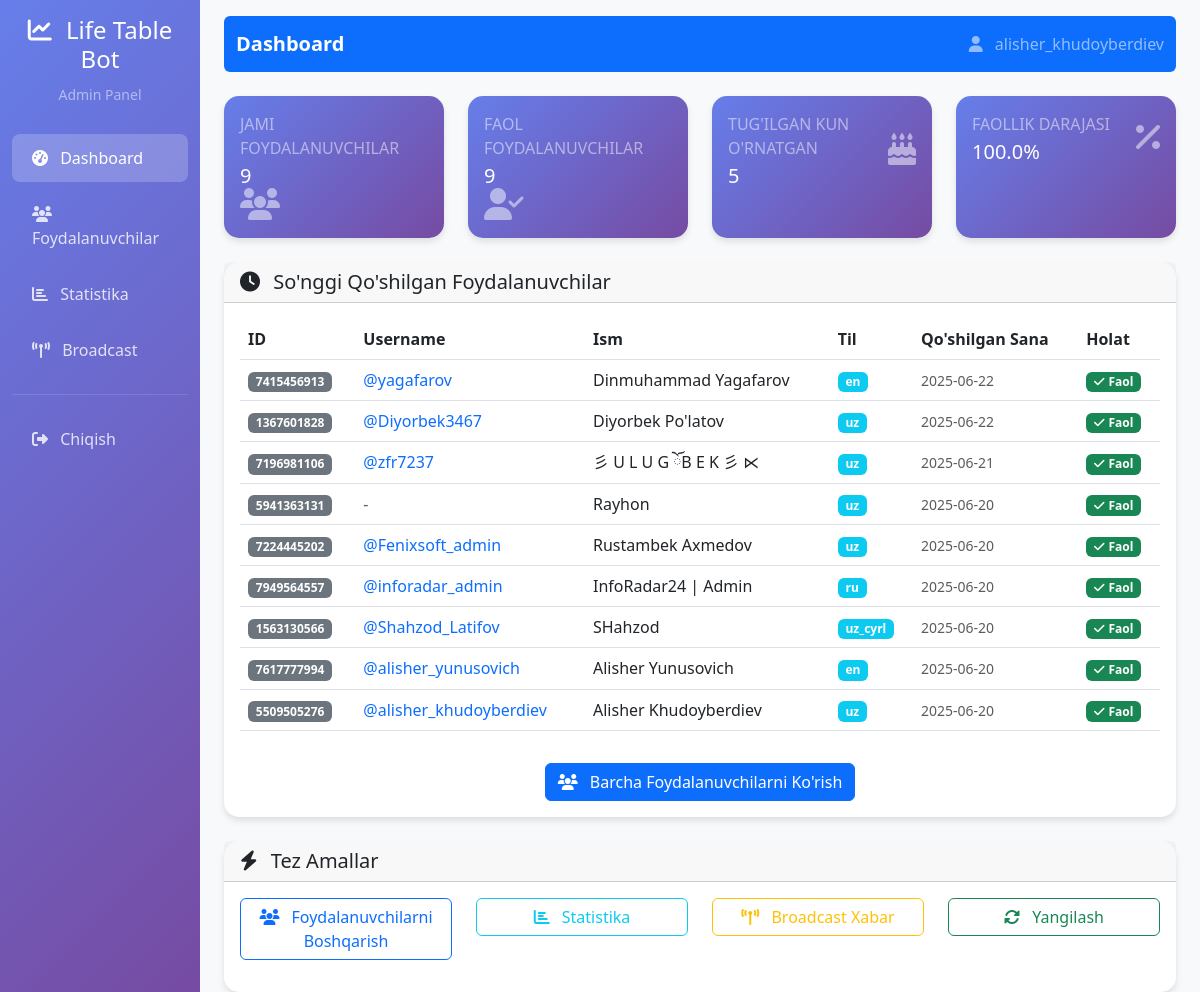
The page / (signed in) on the database its author committed.
### src/database/models.py (models this page shows)
class User(Base):
    __tablename__ = 'users'
    id = Column(Integer, primary_key=True)
    telegram_id = Column(Integer, unique=True, nullable=False)
    username = Column(String(100), nullable=True)
    first_name = Column(String(100), nullable=True)
    last_name = Column(String(100), nullable=True)
    language = Column(String(10), default='uz')
    join_date = Column(DateTime, default=datetime.utcnow)
    birthday = Column(DateTime, nullable=True)
    is_active = Column(Boolean, default=True)
    created_at = Column(DateTime, default=datetime.utcnow)
    updated_at = Column(DateTime, default=datetime.utcnow, onupdate=datetime.utcnow)

### web_admin/app.py (the view)
@app.route('/')
@login_required
def dashboard():
    conn = get_bot_db()
    cursor = conn.cursor()
    cursor.execute("SELECT COUNT(*) as total FROM users")
    total_users = cursor.fetchone()['total']
    cursor.execute("SELECT COUNT(*) as active FROM users WHERE is_active = 1")
    active_users = cursor.fetchone()['active']
    cursor.execute("SELECT COUNT(*) as with_birthday FROM users WHERE birthday IS NOT NULL")
    users_with_birthday = cursor.fetchone()['with_birthday']
    cursor.execute("""
        SELECT telegram_id, username, first_name, last_name, language, join_date, is_active
        FROM users
        ORDER BY join_date DESC
        LIMIT 10
    """)
    recent_users = cursor.fetchall()
    for user in recent_users:
        user = dict(user)
        user['join_date'] = parse_date(user['join_date'])
    cursor.execute("""
        SELECT command_name, SUM(usage_count) as total_usage
        FROM command_usage
        GROUP BY command_name
        ORDER BY total_usage DESC
        LIMIT 10
    """)
    command_stats = cursor.fetchall()
    cursor.execute("""
        SELECT language, COUNT(*) as count
        FROM users
        GROUP BY language
        ORDER BY count DESC
    """)
    language_stats = cursor.fetchall()
    conn.close()
    return render_template('dashboard.html',
                         total_users=total_users,
                         active_users=active_users,
                         users_with_birthday=users_with_birthday,
                         recent_users=recent_users,
                         command_stats=command_stats,
                         language_stats=language_stats)

### web_admin/app.py (called while the page is built)
def login_required(f):
    @wraps(f)
    def decorated_function(*args, **kwargs):
        if 'admin_logged_in' not in session:
            return redirect(url_for('login'))
        return f(*args, **kwargs)
    return decorated_function

def get_bot_db():
    db_path = os.path.join(os.path.dirname(app.root_path), '..', 'bot_database.db')
    conn = sqlite3.connect(db_path)
    conn.row_factory = sqlite3.Row
    return conn

def parse_date(date_str):
    if not date_str: return None
    try:
        return datetime.fromisoformat(str(date_str).replace('Z', '+00:00'))
    except: return None

### web_admin/templates/dashboard.html (shortened to what this page needs)
{% extends "base.html" %}
{% block page_title %}Dashboard{% endblock %}
{% block content %}
<div class="row">
    <div class="col-xl-3 col-md-6 mb-4">
        <div class="card stat-card h-100">
            <div class="card-body">
                <div class="row align-items-center">
                    <div class="col">
                        <div class="text-white-50 text-uppercase mb-1">Jami Foydalanuvchilar</div>
                        <div class="h5 mb-0 text-white">{{ total_users }}</div>
                    </div>
                    <div class="col-auto">
                        <i class="fas fa-users fa-2x text-white-50"></i>
                    </div>
                </div>
            </div>
        </div>
    </div>
    <div class="col-xl-3 col-md-6 mb-4">
        <div class="card stat-card h-100">
            <div class="card-body">
                <div class="row align-items-center">
                    <div class="col">
                        <div class="text-white-50 text-uppercase mb-1">Faol Foydalanuvchilar</div>
                        <div class="h5 mb-0 text-white">{{ active_users }}</div>
                    </div>
                    <div class="col-auto">
                        <i class="fas fa-user-check fa-2x text-white-50"></i>
                    </div>
                </div>
            </div>
        </div>
    </div>
    <div class="col-xl-3 col-md-6 mb-4">
        <div class="card stat-card h-100">
            <div class="card-body">
                <div class="row align-items-center">
                    <div class="col">
                        <div class="text-white-50 text-uppercase mb-1">Tug'ilgan Kun O'rnatgan</div>
                        <div class="h5 mb-0 text-white">{{ users_with_birthday }}</div>
                    </div>
                    <div class="col-auto">
                        <i class="fas fa-birthday-cake fa-2x text-white-50"></i>
                    </div>
                </div>
            </div>
        </div>
    </div>
    <div class="col-xl-3 col-md-6 mb-4">
        <div class="card stat-card h-100">
            <div class="card-body">
                <div class="row align-items-center">
                    <div class="col">
                        <div class="text-white-50 text-uppercase mb-1">Faollik Darajasi</div>
                        <div class="h5 mb-0 text-white">
                            {% if total_users > 0 %}
                                {{ "%.1f"|format((active_users / total_users) * 100) }}%
                            {% else %}
                                0%
                            {% endif %}
                        </div>
                    </div>
                    <div class="col-auto">
                        <i class="fas fa-percentage fa-2x text-white-50"></i>
                    </div>
                </div>
            </div>
        </div>
    </div>
</div>
<div class="row">
    <div class="col-12">
        <div class="card">
            <div class="card-header">
                <h5 class="card-title mb-0">
                    <i class="fas fa-clock me-2"></i>
                    So'nggi Qo'shilgan Foydalanuvchilar
                </h5>
            </div>
            <div class="card-body">
                <div class="table-responsive">
                    <table class="table table-hover">
                        <thead>
                            <tr>
                                <th>ID</th>
                                <th>Username</th>
                                <th>Ism</th>
                                <th>Til</th>
                                <th>Qo'shilgan Sana</th>
                                <th>Holat</th>
                            </tr>
                        </thead>
                        <tbody>
                            {% for user in recent_users %}
                            <tr>
                                <td>
                                    <span class="badge bg-secondary">{{ user.telegram_id }}</span>
                                </td>
                                <td>
                                    {% if user.username %}
                                        <a href="https://t.me/{{ user.username }}" target="_blank" class="text-decoration-none">
                                            @{{ user.username }}
                                        </a>
                                    {% else %}
                                        <span class="text-muted">-</span>
                                    {% endif %}
                                </td>
                                <td>
                                    {% if user.first_name %}
                                        {{ user.first_name }}
                                        {% if user.last_name %}
                                            {{ user.last_name }}
                                        {% endif %}
                                    {% else %}
                                        <span class="text-muted">-</span>
                                    {% endif %}
                                </td>
                                <td>
                                    <span class="badge bg-info">{{ user.language }}</span>
                                </td>
                                <td>
                                    <small class="text-muted">
                                        {% if user.join_date %}
                                            {% if user.join_date is string %}
                                                {{ user.join_date[:10] if user.join_date else '-' }}
                                            {% else %}
                                                {{ user.join_date.strftime('%d.%m.%Y %H:%M') if user.join_date else '-' }}
                                            {% endif %}
                                        {% else %}
                                            -
                                        {% endif %}
                                    </small>
                                </td>
                                <td>
                                    {% if user.is_active %}
                                        <span class="badge bg-success">
                                            <i class="fas fa-check me-1"></i>Faol
                                        </span>
                                    {% else %}
                                        <span class="badge bg-danger">
                                            <i class="fas fa-times me-1"></i>Faol emas
                                        </span>
                                    {% endif %}
                                </td>
                            </tr>
                            {% endfor %}
                        </tbody>
                    </table>
                </div>
                <div class="text-center mt-3">
                    <a href="{{ url_for('users') }}" class="btn btn-primary">
                        <i class="fas fa-users me-2"></i>
                        Barcha Foydalanuvchilarni Ko'rish
                    </a>
                </div>
            </div>
        </div>
    </div>
</div>
<div class="row mt-4">
    <div class="col-12">
        <div class="card">
            <div class="card-header">
                <h5 class="card-title mb-0">
                    <i class="fas fa-bolt me-2"></i>
                    Tez Amallar
                </h5>
            </div>
            <div class="card-body">
                <div class="row">
                    <div class="col-md-3 mb-3">
                        <a href="{{ url_for('users') }}" class="btn btn-outline-primary w-100">
                            <i class="fas fa-users me-2"></i>
                            Foydalanuvchilarni Boshqarish
                        </a>
                    </div>
                    <div class="col-md-3 mb-3">
                        <a href="{{ url_for('statistics') }}" class="btn btn-outline-info w-100">
                            <i class="fas fa-chart-bar me-2"></i>
                            Statistika
                        </a>
                    </div>
                    <div class="col-md-3 mb-3">
                        <a href="{{ url_for('broadcast') }}" class="btn btn-outline-warning w-100">
                            <i class="fas fa-broadcast-tower me-2"></i>
                            Broadcast Xabar
                        </a>
                    </div>
                    <div class="col-md-3 mb-3">
                        <button class="btn btn-outline-success w-100" onclick="refreshStats()">
                            <i class="fas fa-sync-alt me-2"></i>
                            Yangilash
                        </button>
                    </div>
                </div>
            </div>
        </div>
    </div>
</div>
{% endblock %}

### web_admin/templates/base.html (shortened to what this page needs)
<!DOCTYPE html>
<html lang="uz">
<head>
    <link href="https://cdn.jsdelivr.net/npm/bootstrap@5.3.0/dist/css/bootstrap.min.css" rel="stylesheet">
    <link href="https://cdnjs.cloudflare.com/ajax/libs/font-awesome/6.4.0/css/all.min.css" rel="stylesheet">
</head>
<body>
    <div class="container-fluid">
        <div class="row">
            <nav class="col-md-3 col-lg-2 d-md-block sidebar collapse">
                <div class="position-sticky pt-3">
                    <div class="text-center mb-4">
                        <h4 class="text-white">
                            <i class="fas fa-chart-line me-2"></i>
                            Life Table Bot
                        </h4>
                        <small class="text-white-50">Admin Panel</small>
                    </div>
                    <ul class="nav flex-column">
                        <li class="nav-item">
                            <a class="nav-link {% if request.endpoint == 'dashboard' %}active{% endif %}" href="{{ url_for('dashboard') }}">
                                <i class="fas fa-tachometer-alt me-2"></i>
                                Dashboard
                            </a>
                        </li>
                        <li class="nav-item">
                            <a class="nav-link {% if request.endpoint == 'users' %}active{% endif %}" href="{{ url_for('users') }}">
                                <i class="fas fa-users me-2"></i>
                                Foydalanuvchilar
                            </a>
                        </li>
                        <li class="nav-item">
                            <a class="nav-link {% if request.endpoint == 'statistics' %}active{% endif %}" href="{{ url_for('statistics') }}">
                                <i class="fas fa-chart-bar me-2"></i>
                                Statistika
                            </a>
                        </li>
                        <li class="nav-item">
                            <a class="nav-link {% if request.endpoint == 'broadcast' %}active{% endif %}" href="{{ url_for('broadcast') }}">
                                <i class="fas fa-broadcast-tower me-2"></i>
                                Broadcast
                            </a>
                        </li>
                    </ul>
                    <hr class="text-white-50">
                    <ul class="nav flex-column">
                        <li class="nav-item">
                            <a class="nav-link" href="{{ url_for('logout') }}">
                                <i class="fas fa-sign-out-alt me-2"></i>
                                Chiqish
                            </a>
                        </li>
                    </ul>
                </div>
            </nav>
            <main class="col-md-9 ms-sm-auto col-lg-10 px-md-4 main-content">
                <nav class="navbar navbar-expand-lg navbar-dark bg-primary rounded mb-4 mt-3">
                    <div class="container-fluid">
                        <span class="navbar-brand">
                            {% block page_title %}Admin Panel{% endblock %}
                        </span>
                        <div class="navbar-nav ms-auto">
                            <span class="navbar-text">
                                <i class="fas fa-user me-2"></i>
                                {{ session.get('admin_username', 'Admin') }}
                            </span>
                        </div>
                    </div>
                </nav>
                {% block content %}{% endblock %}
            </main>
        </div>
    </div>
</body>
</html>

### web_admin/templates/base.html (style rules this page uses)
.sidebar { min-height: 100vh; background: linear-gradient(135deg, #667eea 0%, #764ba2 100%); }
.sidebar .nav-link { color: rgba(255,255,255,0.8); padding: 12px 20px; margin: 4px 0; border-radius: 8px; transition: all 0.3s ease; }
.sidebar .nav-link.active { background: rgba(255,255,255,0.2); color: white; }
.main-content { background: #f8f9fa; min-height: 100vh; }
.card { border: none; border-radius: 15px; box-shadow: 0 4px 6px rgba(0,0,0,0.1); transition: transform 0.3s ease; }
.stat-card { background: linear-gradient(135deg, #667eea 0%, #764ba2 100%); color: white; }
.navbar-brand { font-weight: bold; color: white !important; }

### rows shown on the page
User: get "alisher_khudoyberdiev", telegram_id "5509505276", username "alisher_khudoyberdiev", first_name "Alisher", last_name "Khudoyberdiev", language "uz", join_date "2025-06-20", is_active True (drawn)
User: telegram_id "7415456913", username "yagafarov", first_name "Dinmuhammad", last_name "Yagafarov", language "en", join_date "2025-06-22", is_active True (drawn)
User: telegram_id "1367601828", username "Diyorbek3467", first_name "Diyorbek", last_name "Po'latov", language "uz", join_date "2025-06-22", is_active True (drawn)
User: telegram_id "7196981106", username "zfr7237", first_name "彡 U L U G ོB E K 彡 ⋉", language "uz", join_date "2025-06-21", is_active True (drawn)
User: telegram_id "5941363131", first_name "Rayhon", language "uz", join_date "2025-06-20", is_active True (drawn)
User: telegram_id "7224445202", username "Fenixsoft_admin", first_name "Rustambek", last_name "Axmedov", language "uz", join_date "2025-06-20", is_active True (drawn)
User: telegram_id "7949564557", username "inforadar_admin", first_name "InfoRadar24 | Admin", language "ru", join_date "2025-06-20", is_active True (drawn)
User: telegram_id "1563130566", username "Shahzod_Latifov", first_name "SHahzod", language "uz_cyrl", join_date "2025-06-20", is_active True (drawn)
User: telegram_id "7617777994", username "alisher_yunusovich", first_name "Alisher", last_name "Yunusovich", language "en", join_date "2025-06-20", is_active True (drawn)

### other values the page prints
{{ total_users }} "9"
{{ active_users }} "9"
{{ users_with_birthday }} "5"
{{ "%.1f"|format((active_users / total_users) * 100) }} "100.0"
